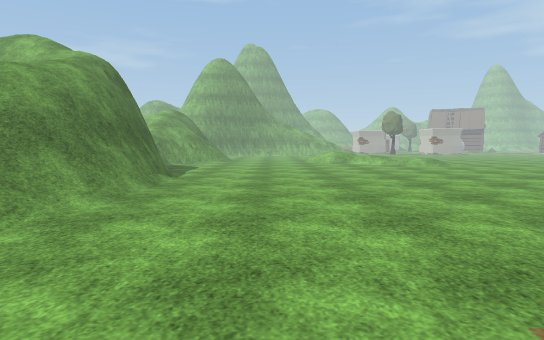
[1] (above)

16 first-person views from a walk through a Unity game level. The camera is 1.2 m above the floor, tilts 4° down and sees 75° across. The floor is counted in squares, 1 m on a side. Each view is taken from the middle of a square. On the plan, view 1 faces up. The plan holds only what a view shows up to about 14 squares ahead; the rest is blank. The place goes on beyond the plan. The player character is not drawn. Some surface patterns are stand-ins.

[2]
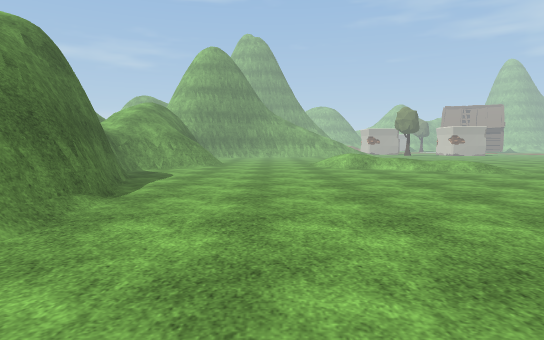

[3]
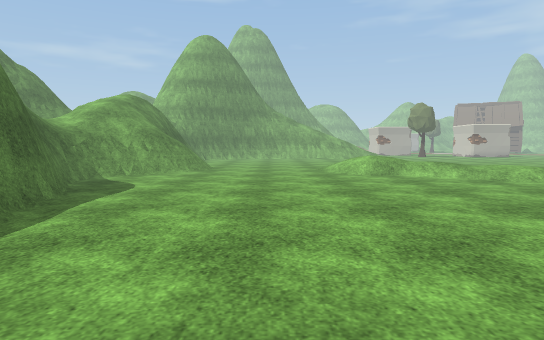

[4]
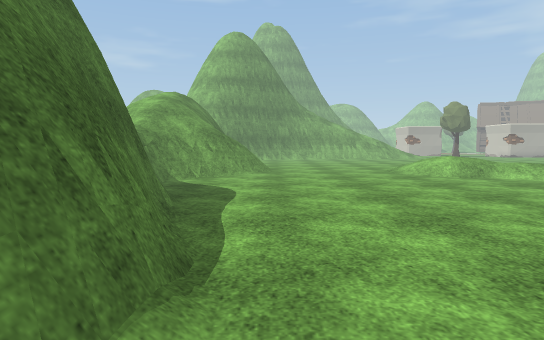

[5]
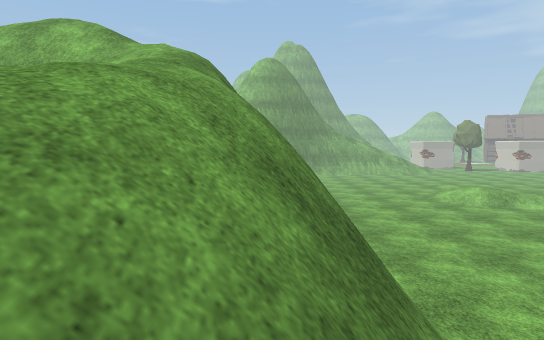

[6]
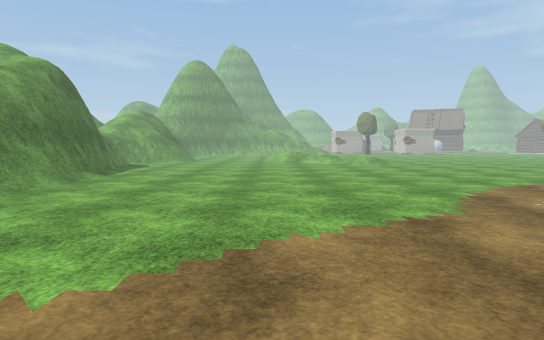

[7]
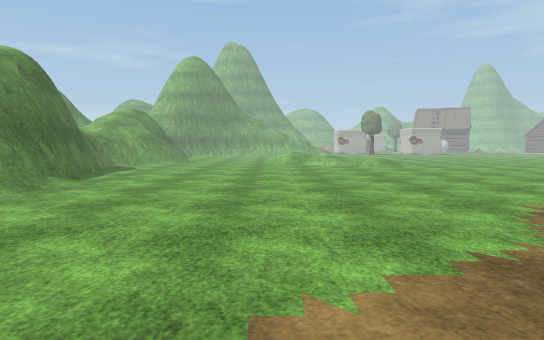

[8]
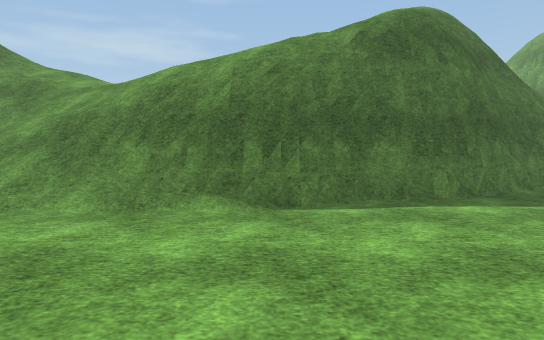

[9]
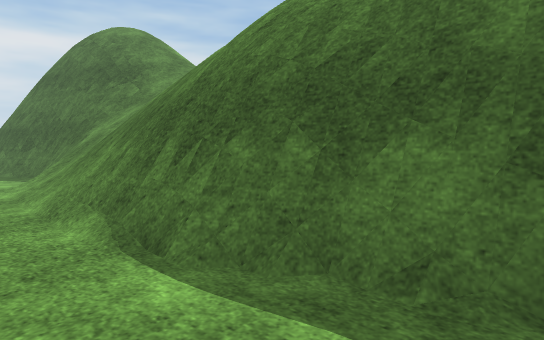

[10]
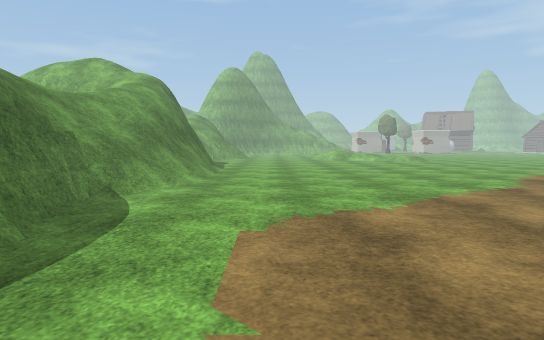

[11]
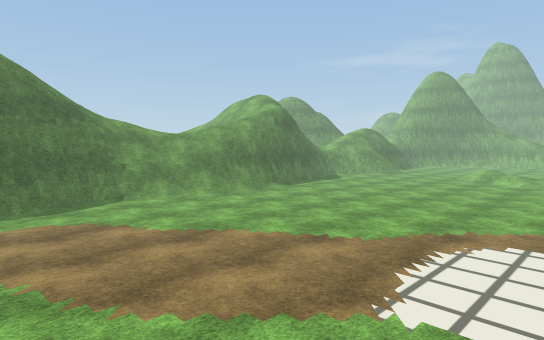

[12]
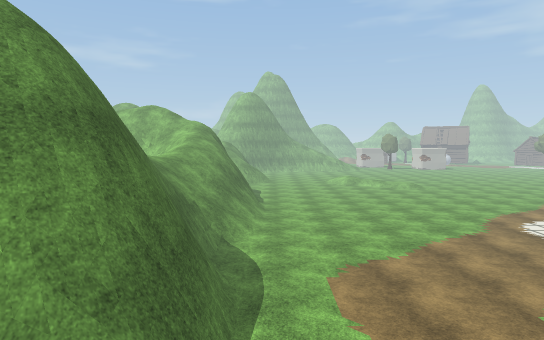

[13]
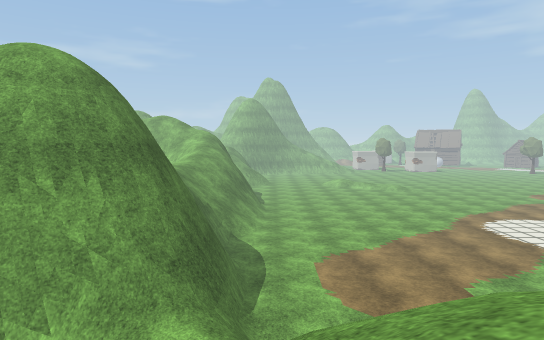

[14]
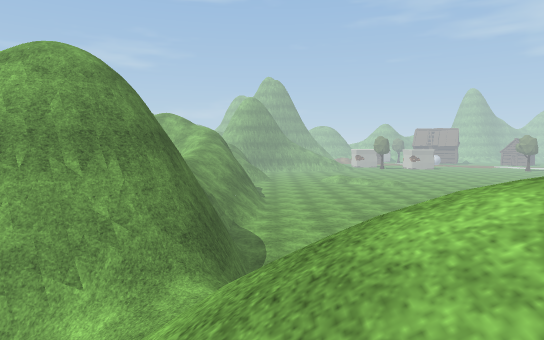

[15]
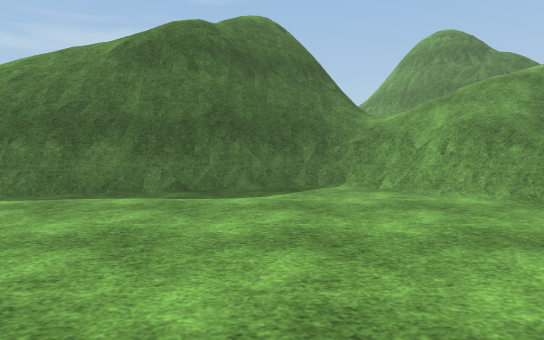

[16]
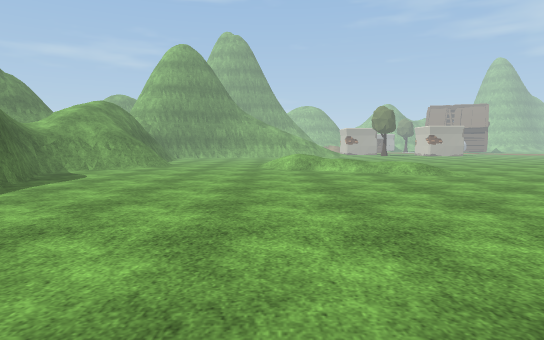

### Floor plan
Key: @ floor where view 1 was taken; # wall or solid block; . main floor; : floor 0.5 m higher than the main floor; + floor 1.25 m higher than the main floor; * floor 3.75 m higher than the main floor; % floor 4 m higher than the main floor; & floor 5.5 m higher than the main floor; $ floor 7 m higher than the main floor; / step, stairs or slope; = window, fence, low wall or low ledge; v drop or lower ground.
Columns run from 14 left of view 1 to 11 right of it. Each row starts with its distance up from view 1.
 24     ///#=#.......//:/
 23     ///==..........//:
 22     #=/v............./::
 21    vv==#..............//
 20    /vv##...............//.
 19  $///vv##.................
 18 ///////v#.................
 17 /////&/v##................
 16  //////v##................
 15      ///v#................
 14      ///v#=...............
 13      ////##...............
 12       %//#=...............
 11       *//#=...............
 10       ///=#...............
  9       /////...............
  8       /////..............
  7     ///////..............
  6     ///////..............
  5     ///////..............
  4    /////#=...............
  3    // /v#=...............
  2        v#=...............
  1        v#=..............
  0        v##....@........
 -1       vv #=...........
 -2       /v #=..........
 -3     ///vv##.........     /
 -4     //vv###.....
 -5     vvv####...
 -6      v###//
 -7       #=///
 -8       =//+/
 -9         //
-10            //
-11           ////
-12           ///%
-13            //
-14            /

Positions as (right, up) in squares from view 1, and headings:
1: (0, 0), facing up
2: (0, 5), facing up
3: (0, 9), facing up
4: (-3, 10), facing up
5: (-6, 7), facing up
6: (3, -1), facing up
7: (3, 1), facing up
8: (3, 13), facing left
9: (-2, 17), facing down-left
10: (-1, -5), facing up
11: (11, -3), facing up-left
12: (-3, -10), facing up
13: (-3, -13), facing up
14: (-3, -14), facing up
15: (4, 20), facing left
16: (3, 6), facing up
